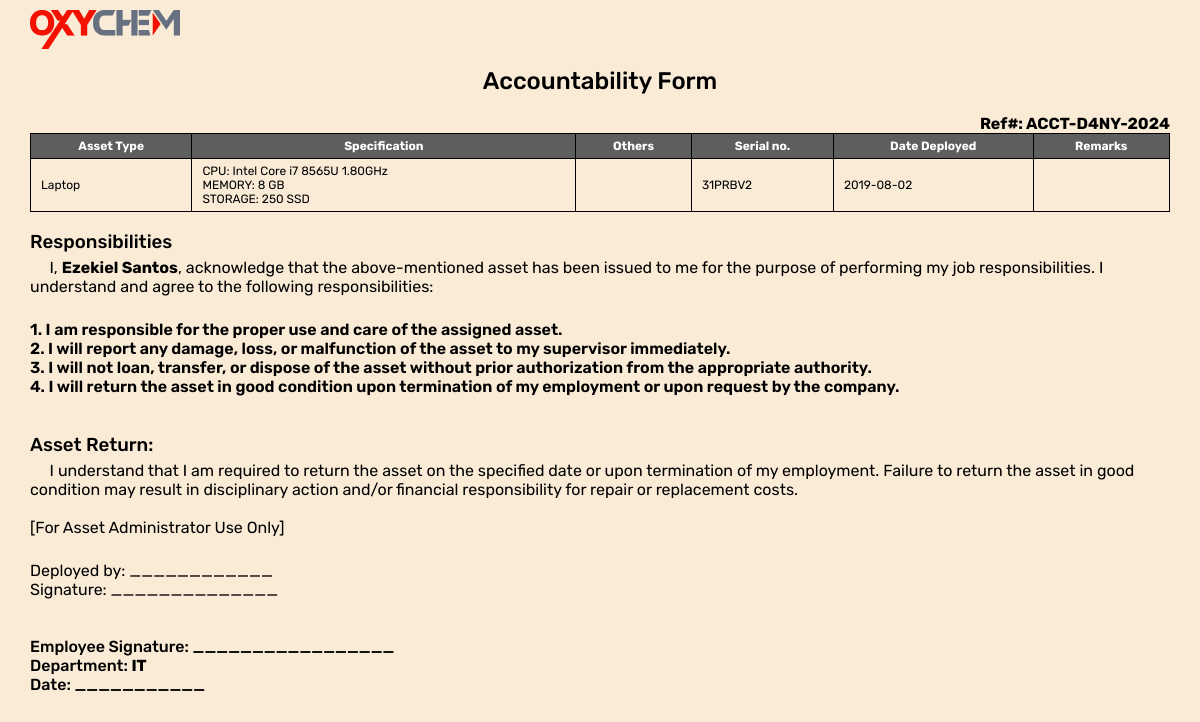
The page /admin/accountability.php?id=1 (signed in) on the database its author committed.
### tables this page shows
CREATE TABLE `assets_tbl` (
  `id` int(11) NOT NULL,
  `department` varchar(120) NOT NULL,
  `assettype` varchar(120) NOT NULL,
  `assettag` varchar(120) NOT NULL,
  `model` varchar(120) NOT NULL,
  `serial` varchar(120) NOT NULL,
  `supplier` varchar(120) NOT NULL,
  `CPU` varchar(120) NOT NULL,
  `MEMORY` varchar(120) NOT NULL,
  `STORAGE` varchar(120) NOT NULL,
  `OS` varchar(120) NOT NULL,
  `Others` varchar(120) NOT NULL,
  `assigned` varchar(120) NOT NULL,
  `lastused` varchar(120) NOT NULL,
  `status` varchar(120) NOT NULL,
  `location` varchar(120) NOT NULL,
  `datepurchased` date NOT NULL,
  `cost` int(11) NOT NULL,
  `repair_cost` int(11) NOT NULL,
  `remarks` varchar(120) NOT NULL,
  `datedeployed` date NOT NULL,
  `dateturnover` date NOT NULL,
  `accountability_ref` varchar(120) NOT NULL,
  `turnover_ref` varchar(120) NOT NULL,
  `reason` varchar(120) NOT NULL
);

### php/functions.php (called while the page is built, shortened)
<?php
$db = new Connection();
?>

### php/db_connection.php (called while the page is built, shortened)
<?php
include 'functions.php';
class Connection {
    public $host = "localhost";
    public $user = "root";
    public $password = "";
    public $db_name = "db_oxychem";
    public function __construct() {
        $this->conn = mysqli_connect($this->host, $this->user, $this->password, $this->db_name);
    }
}
?>

### admin/accountability.php (the view, shortened to what this page needs)
<?php
require '../php/db_connection.php';
$select = new Select();
if(!empty($_SESSION['id'])) {
    $user = $select->selectUserById($_SESSION['id']);
    $username = $user['username'];
} else {
    header("Location: ../php/login.php");
}
if(isset($_GET['select'])) {
    $selected = $_GET['select'];
    foreach ($selected as $userID) {
        $sql = "SELECT DISTINCT * FROM assets_tbl WHERE id='$userID' AND status !='Archive'";
        $res = mysqli_query($db->conn, $sql);
        while($row = mysqli_fetch_assoc($res)) {
            $name = $row['assigned'];
            $dept = $row['department'];
            $acc_ref = $row['accountability_ref'];
            $arrayName[] = $name;
        }
    }
    $assetUserID = mysqli_query($db->conn, "SELECT DISTINCT * FROM assets_tbl WHERE id='$userID' AND status !='Archive'");
} elseif(isset($_GET['id'])) {
    $userID = $_GET['id'];
    $sql = "SELECT DISTINCT * FROM assets_tbl WHERE id='$userID' AND status !='Archive'";
    $res = mysqli_query($db->conn, $sql);
    while($row = mysqli_fetch_assoc($res)) {
        $name = $row['assigned'];
        $dept = $row['department'];
        $acc_ref = $row['accountability_ref'];
    }
    $assetUserID = mysqli_query($db->conn, "SELECT DISTINCT * FROM assets_tbl WHERE id='$userID' AND status !='Archive'");
}
?>
<!DOCTYPE html>
<html lang="en">
<head>
    <link rel="stylesheet" href="../css/accountability.css">
</head>
<body>
<div class="content">
    <div class="logo">
        <a href="create_accountability.php"><img src="../assets/logo.png" width="150px"></img></a>
    </div>
    <br><br><br>
    <center>
    <h2>Accountability Form</h2><br>
    </center>
    <div class="reference-code" align="right">
    <?php
        $n=4;
        function getCode($n) {
            $characters = '0123456789ABCDEFGHIJKLMNOPQRSTUVWXYZ';
            $randomString = '';
            for ($i = 0; $i < $n; $i++) {
                $index = rand(0, strlen($characters) - 1);
                $randomString .= $characters[$index];
                $refCode = $randomString. "-" .date("Y");
            }
            return "ACCT-".$refCode;
        }
        $newCode = getCode($n);
    if(isset($arrayName)) {
        if($arrayName != array_filter($arrayName)) {
            ?>
                <script>
                alert ('⚠️Invalid Action')
                window.location.href = 'create_accountability.php';
                </script>
            <?php
            die();
        } elseif(count(array_unique($arrayName))>1) {
            ?>
                <script>
                alert ('Multiple User is not Allowed!')
                window.location.href = 'create_accountability.php';
                </script>
            <?php
        } else {
            while($row = mysqli_fetch_assoc($assetUserID)) {
                $assettag = $row['assettag'];
                $assigned = $row['assigned'];
            }
            if ($acc_ref == '') {
                echo "<b>Ref#: " .$newCode. "</b>";
                foreach ($selected as $userID) {
                    $sql = mysqli_query($db->conn, "UPDATE assets_tbl SET accountability_ref = '$newCode' WHERE id='$userID' AND status!='Archive'");
                }
                $history = mysqli_query($db->conn, "INSERT INTO history_tbl (id, name, action, date)
                        VALUES ('', '$username', 'Generated accountability form: $assettag, Last used by: $assigned', NOW())");
            } else {
                echo "<b>Ref#: " . $acc_ref . "</b>";
                $history = mysqli_query($db->conn, "INSERT INTO history_tbl (id, name, action, date)
                        VALUES ('', '$username', 'Viewed accountability form for: $assettag', NOW())");
            }
        }
    } else {
        echo "<b>Ref#: " . $acc_ref . "</b>";
    }
    ?>
    </div>
        <table class="assets-table">
            <tr>
                <th>Asset Type</th>
                <th>Specification</th>
                <th>Others</th>
                <th>Serial no.</th>
                <th>Date Deployed</th>
                <th>Remarks</th>
            </tr>
            <?php
            if(isset($_GET['select'])) {
                $selected = $_GET['select'];
                foreach ($selected as $userID) {
                    $sql = "SELECT * FROM assets_tbl WHERE id='$userID' AND status !='Archive'";
                    $res = mysqli_query($db->conn, $sql);
                while($row = mysqli_fetch_assoc($res)) {
                    $cpu = $row['CPU'];
                    $ram = $row['MEMORY'];
                    $storage = $row['STORAGE'];
                    $specs = 'CPU: ' . $cpu . '<br>MEMORY: ' . $ram . '<br>STORAGE: ' . $storage;
                ?>
                <tr>
                    <td><?php echo $row['assettype']; ?></td>
                    <td><?php echo $specs; ?></td>
                    <td><?php echo $row['Others']; ?></td>
                    <td><?php echo $row['serial']; ?></td>
                    <td><?php echo $row['datedeployed']; ?></td>
                    <td><?php echo $row['remarks']; ?></td>
                </tr>
                <?php
                    }
                }
            } elseif(isset($_GET['id'])) {
                $userID = $_GET['id'];
                $sql = "SELECT * FROM assets_tbl WHERE id='$userID' AND status !='Archive'";
                    $res = mysqli_query($db->conn, $sql);
                while($row = mysqli_fetch_assoc($res)) {
                    $cpu = $row['CPU'];
                    $ram = $row['MEMORY'];
                    $storage = $row['STORAGE'];
                    $specs = 'CPU: ' . $cpu . '<br>MEMORY: ' . $ram . '<br>STORAGE: ' . $storage;
                ?>
                <tr>
                    <td><?php echo $row['assettype']; ?></td>
                    <td><?php echo $specs; ?></td>
                    <td><?php echo $row['Others']; ?></td>
                    <td><?php echo $row['serial']; ?></td>
                    <td><?php echo $row['datedeployed']; ?></td>
                    <td><?php echo $row['remarks']; ?></td>
                </tr>
            <?php
                }
            }
            ?>
        </table>
        <div class="info"><br>
            <h3>Responsibilities</h3>
            <p>
            &nbsp;&nbsp; &nbsp;&nbsp;I, <b><?php echo $name; ?></b>, acknowledge that the above-mentioned asset has been issued to me for the purpose of performing my job responsibilities. I understand and agree to the following responsibilities:
            <br><br></p>
            <p style="font-weight: 600;">
            1. I am responsible for the proper use and care of the assigned asset.
            <br>2. I will report any damage, loss, or malfunction of the asset to my supervisor immediately.
            <br>3. I will not loan, transfer, or dispose of the asset without prior authorization from the appropriate authority.
            <br>4. I will return the asset in good condition upon termination of my employment or upon request by the company.
            </p>
            <br><br>
            <h3>Asset Return:</h3>
            <p>
            &nbsp;&nbsp; &nbsp;&nbsp;I understand that I am required to return the asset on the specified date or upon termination of my employment. Failure to return the asset in good condition may result in disciplinary action and/or financial responsibility for repair or replacement costs.</p>
            <br>[For Asset Administrator Use Only]<br><br>
                <p>Deployed by: ____________<br>
                Signature: ______________</p>
            <br><br>
                <h4>Employee Signature: _________________</h4>
                <h4>Department: <b><?php echo $dept; ?></b></h4>
                <h4>Date: ___________</h4><br>
        </div>
    </div>
</body>
</html>

### css/accountability.css (style rules this page uses)
* { margin: 0; padding: 0; box-sizing: border-box; scroll-behavior: smooth; font-family: "Rubik", sans-serif; }
:root { --bg-color: #1F1F29; --main-color: #5983FC; --sec-color: #3E60C1; --ter-color: #2E4583; }
h1, h2, h3, p { font-family: "Rubik", sans-serif; font-weight: 500; }
h4 { font-family: "Rubik", sans-serif; font-weight: 500; }
p { font-weight: 400; margin-top: 5px; text-wrap: wrap; font-family: "Rubik", sans-serif; }
body { color: black; min-height: 100dvh; width: 100%; background: antiquewhite; padding: 0 30px; }
.logo { float: left; }
table { font-weight: 400; }
.content { width: 100%; padding: 10px 0; }
.assets-table { width: 100%; font-size: 12px; border-collapse: collapse; }
th { background-color: rgb(94, 94, 94); color: white; }
th, td { padding: 5px 10px; border: 1px solid black; }

### rows shown on the page
assets_tbl: accountability_ref "ACCT-D4NY-2024", assettype "Laptop", CPU "Intel Core i7 8565U 1.80GHz", MEMORY "8 GB", STORAGE "250 SSD", serial "31PRBV2", datedeployed "2019-08-02", assigned "Ezekiel Santos", department "IT"
